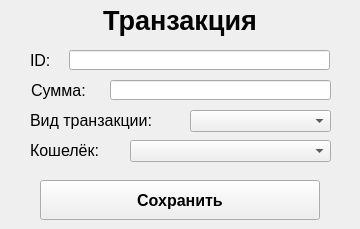
<?xml version="1.0" encoding="UTF-8"?>
<ui version="4.0">
 <class>transaction_window</class>
 <widget class="QMainWindow" name="transaction_window">
  <property name="geometry">
   <rect>
    <x>0</x>
    <y>0</y>
    <width>360</width>
    <height>229</height>
   </rect>
  </property>
  <property name="maximumSize">
   <size>
    <width>360</width>
    <height>250</height>
   </size>
  </property>
  <property name="windowTitle">
   <string>MainWindow</string>
  </property>
  <widget class="QWidget" name="centralwidget">
   <widget class="QLabel" name="transaction_label">
    <property name="geometry">
     <rect>
      <x>0</x>
      <y>0</y>
      <width>360</width>
      <height>40</height>
     </rect>
    </property>
    <property name="font">
     <font>
      <pointsize>20</pointsize>
      <weight>75</weight>
      <bold>true</bold>
     </font>
    </property>
    <property name="text">
     <string>Транзакция</string>
    </property>
    <property name="alignment">
     <set>Qt::AlignCenter</set>
    </property>
   </widget>
   <widget class="QPushButton" name="save_button">
    <property name="geometry">
     <rect>
      <x>40</x>
      <y>180</y>
      <width>280</width>
      <height>40</height>
     </rect>
    </property>
    <property name="font">
     <font>
      <pointsize>12</pointsize>
      <weight>75</weight>
      <bold>true</bold>
      <kerning>true</kerning>
     </font>
    </property>
    <property name="text">
     <string>Сохранить</string>
    </property>
   </widget>
   <widget class="QLabel" name="summ_label">
    <property name="geometry">
     <rect>
      <x>31</x>
      <y>80</y>
      <width>81</width>
      <height>20</height>
     </rect>
    </property>
    <property name="font">
     <font>
      <pointsize>12</pointsize>
      <weight>50</weight>
      <bold>false</bold>
     </font>
    </property>
    <property name="text">
     <string>Сумма:</string>
    </property>
   </widget>
   <widget class="QLineEdit" name="summ_line_edit">
    <property name="geometry">
     <rect>
      <x>110</x>
      <y>80</y>
      <width>221</width>
      <height>20</height>
     </rect>
    </property>
   </widget>
   <widget class="QLabel" name="transaction_type_label">
    <property name="geometry">
     <rect>
      <x>30</x>
      <y>110</y>
      <width>161</width>
      <height>20</height>
     </rect>
    </property>
    <property name="font">
     <font>
      <pointsize>12</pointsize>
      <weight>50</weight>
      <bold>false</bold>
     </font>
    </property>
    <property name="text">
     <string>Вид транзакции:</string>
    </property>
   </widget>
   <widget class="QComboBox" name="transaction_type_combo_box">
    <property name="geometry">
     <rect>
      <x>190</x>
      <y>110</y>
      <width>141</width>
      <height>22</height>
     </rect>
    </property>
   </widget>
   <widget class="QLabel" name="wallet_label">
    <property name="geometry">
     <rect>
      <x>30</x>
      <y>140</y>
      <width>91</width>
      <height>20</height>
     </rect>
    </property>
    <property name="font">
     <font>
      <pointsize>12</pointsize>
      <weight>50</weight>
      <bold>false</bold>
     </font>
    </property>
    <property name="text">
     <string>Кошелёк:</string>
    </property>
   </widget>
   <widget class="QComboBox" name="wallet_combo_box">
    <property name="geometry">
     <rect>
      <x>130</x>
      <y>140</y>
      <width>201</width>
      <height>22</height>
     </rect>
    </property>
   </widget>
   <widget class="QLineEdit" name="id_line_edit">
    <property name="geometry">
     <rect>
      <x>69</x>
      <y>50</y>
      <width>261</width>
      <height>20</height>
     </rect>
    </property>
    <property name="text">
     <string/>
    </property>
    <property name="readOnly">
     <bool>true</bool>
    </property>
   </widget>
   <widget class="QLabel" name="id_label">
    <property name="geometry">
     <rect>
      <x>30</x>
      <y>50</y>
      <width>31</width>
      <height>20</height>
     </rect>
    </property>
    <property name="font">
     <font>
      <pointsize>12</pointsize>
      <weight>50</weight>
      <bold>false</bold>
     </font>
    </property>
    <property name="text">
     <string>ID:</string>
    </property>
   </widget>
  </widget>
 </widget>
 <resources/>
 <connections/>
</ui>
